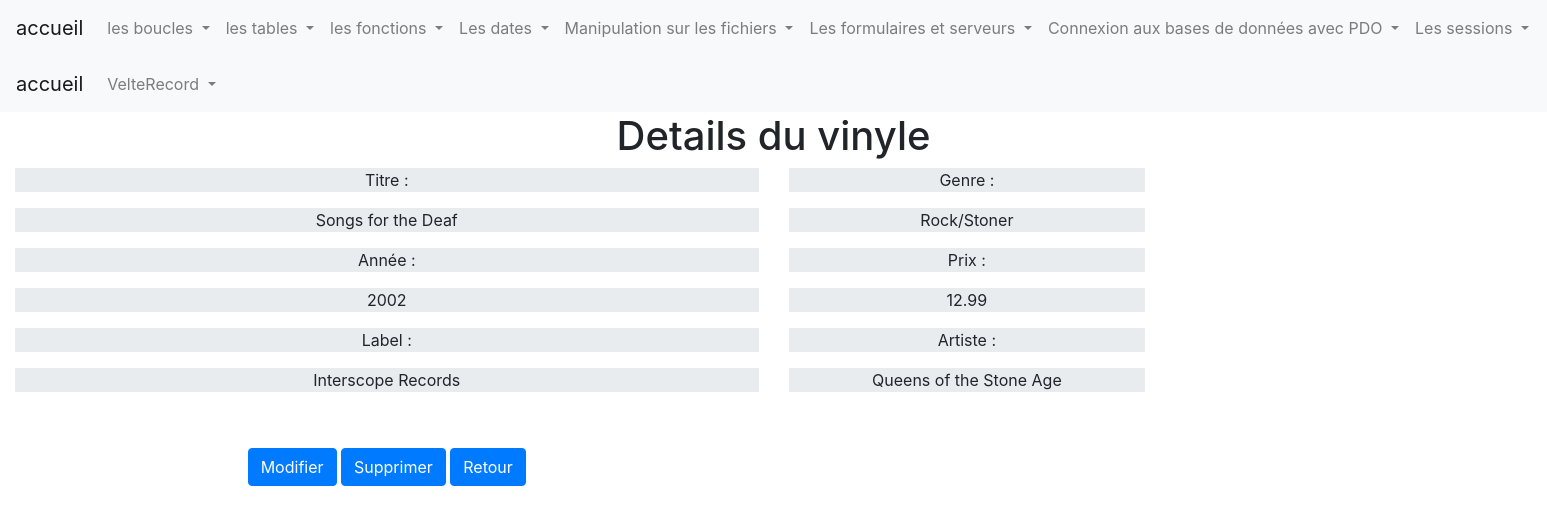
The app's page /veltetRecord/views/details.php?id=2 with its own data.
### tables this page shows
CREATE TABLE IF NOT EXISTS `disc` (
  `disc_id` int(11) NOT NULL AUTO_INCREMENT,
  `disc_title` varchar(255) DEFAULT NULL,
  `disc_year` int(11) DEFAULT NULL,
  `disc_picture` varchar(255) DEFAULT NULL,
  `disc_label` varchar(255) DEFAULT NULL,
  `disc_genre` varchar(255) DEFAULT NULL,
  `disc_price` decimal(6,2) DEFAULT NULL,
  `artist_id` int(11) DEFAULT NULL,
  PRIMARY KEY (`disc_id`),
  KEY `artist_id` (`artist_id`)
);

CREATE TABLE IF NOT EXISTS `artist` (
  `artist_id` int(11) NOT NULL AUTO_INCREMENT,
  `artist_name` varchar(255) DEFAULT NULL,
  `artist_url` varchar(255) DEFAULT NULL,
  PRIMARY KEY (`artist_id`)
);

### veltetRecord/model/dataBase.php (called while the page is built, shortened)
<?php
class dataBase {
    private static $instance= null;
    public function __construct() {
        try {
            $this->db = new PDO('mysql:host=localhost;dbname=record;charset=utf8', 'root', '');
        }
        catch (Exception $e) {
            die($e->getMessage());
        }
    }
    public static function getIntance() {
        if(is_null(  self::$instance)){
          self::$instance= new dataBase();
        }
        return   self::$instance;
    }
}

### veltetRecord/controllers/detailCtrl.php (called while the page is built, shortened)
<?php
$detail=new discModel();
$modelDetailList=$detail->readDiscs();
if(isset($_GET['id'])){
    $dicId= htmlspecialchars($_GET['id']);
}

### veltetRecord/model/discModel.php (called while the page is built, shortened)
<?php
class discModel {
    public $pdo;
    public function __construct() {
        $this->pdo = dataBase::getIntance();
    }
    public function readDiscs() {
        $query = 'SELECT `disc`.`disc_id`, '
                . '`disc`.`disc_title`, '
                . '`disc`.`disc_year`, '
                . '`disc`.`disc_label`, '
                . '`disc`.`disc_genre`, '
                . '`disc`. disc_picture, '
                . '`disc`.`disc_price`, '
                . '`artist`.`artist_name` '
                . 'FROM `disc` '
                . 'INNER JOIN `artist` '
                . 'ON `artist`.`artist_id`=`disc`.`artist_id`';
        $queryResult = $this->pdo->db->prepare($query);
        $queryResult->execute();
        return $queryResult->fetchAll(PDO::FETCH_OBJ);
    }
}

### veltetRecord/views/details.php (the view, shortened to what this page needs)
<?php
include_once '../controllers/detailCtrl.php';
include_once 'includ/header.php';
include_once 'includ/navbar.php';
?>
<main>
    <div class="container-fluid">
        <div class="row">
            <div class="col-sm-12 text-center">
                <h1>Details du vinyle </h1>
            </div>
            <div class="col-sm-12 text-center">
                <?php
                foreach ($modelDetailList as $modelDetailListe) {
                    $iddisc = $modelDetailListe->disc_id;
                    if ($iddisc == $dicId) {
                        ?>
                        <div class="row">
                            <div class="detail col-lg-6 col-sm-12 col-md-12 text-center">
                                <p class="deaills">Titre :</p>
                                <p class="deaills"> <?= $modelDetailListe->disc_title ?></p>
                                <p class="deaills">Année : </p>
                                <p class="deaills"><?= $modelDetailListe->disc_year ?></p>
                                <p class="deaills">Label : </p>
                                <p class="deaills"><?= $modelDetailListe->disc_label ?></p>
                            </div>
                            <div class="col-lg-3 col-sm-12 col-md-12 text-center">
                                <p class="deaills">Genre :</p>
                                <p class="deaills"> <?= $modelDetailListe->disc_genre ?></p>
                                <p class="deaills">Prix : </p>
                                <p class="deaills"> <?= $modelDetailListe->disc_price ?></p>
                                <p class="deaills">Artiste :</p>
                                <p class="deaills"> <?= $modelDetailListe->artist_name ?></p>
                            </div>
                        </div>
                        <div class="row">
                            <div class="detail col-lg-6 col-sm-12 col-md-12 text-center">
                                <p><img csrc="../assets/img/<?= $modelDetailListe->disc_picture ?>"> </p>
                                <p><a href="update_form.php?disc_id=<?= $iddisc ?>"><button class="btn btn-primary">Modifier</button></a>
                                    <a href="delete_form.php?disc_id=<?= $iddisc ?>"> <button class="btn btn-primary">Supprimer</button></a>
                                    <a href="../index.php"><button class="btn btn-primary">Retour</button></a></p>
                            </div>
                        </div>
                        <?php
                    }
                }
                ?>
            </div>
        </div>
    </div>
</main>
<?php
include 'includ/footer.php';
?>

### veltetRecord/assets/css/style.css (style rules this page uses)
.deaills { background-color:#e9ecef; }

### records on screen
disc: disc_title "Songs for the Deaf", disc_year "2002", disc_label "Interscope Records", disc_genre "Rock/Stoner", disc_price "12.99", artist.artist_name "Queens of the Stone Age"
